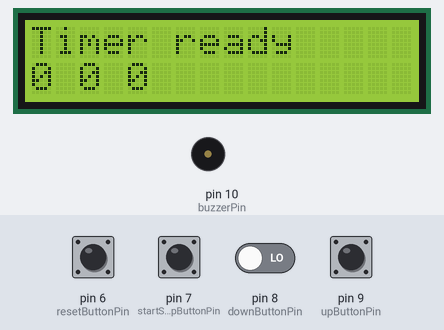
Bench run of a sketch on a simulated Arduino Uno, built with avr-gcc and run on an emulated ATmega328P. Parts: 16×2 character LCD, buzzer (waves = sounding). The inputs (shaded band) are chosen by the test bench; at power-on: pin 6 (resetButtonPin), pin 7 (startStopButtonPin), pin 8 (downButtonPin), pin 9 (upButtonPin) LOW.

Above: at 1.2 s.
1.3 s: pin 7 (startStopButtonPin) pulled HIGH for 0.15 s
At 2.5 s:
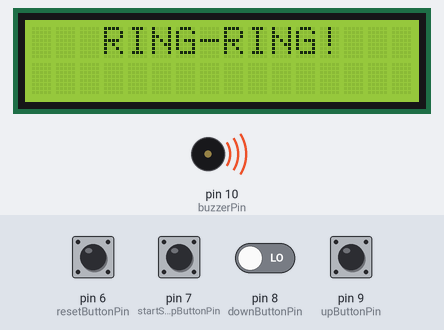
2.9 s: pin 6 (resetButtonPin) pulled HIGH for 0.15 s
At 4.1 s:
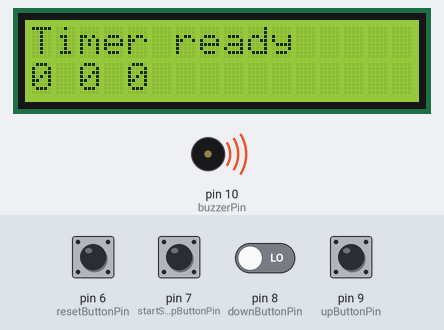
4.5 s: pin 7 (startStopButtonPin) pulled HIGH for 1 s
At 5.7 s:
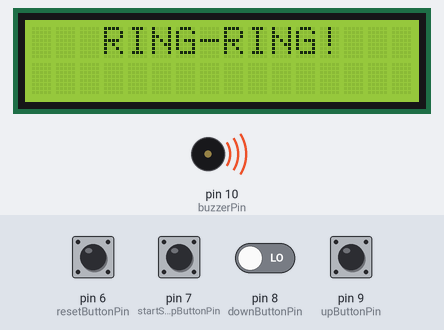
7.0 s: pin 6 (resetButtonPin) pulled HIGH for 1 s
At 8.1 s:
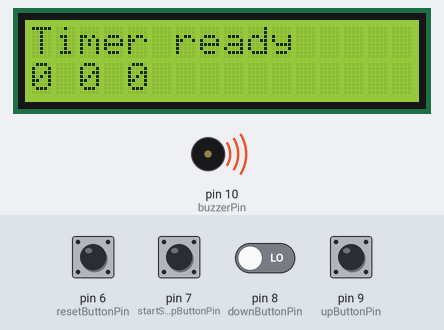
9.5 s: pin 6 (resetButtonPin) driven HIGH and pin 8 (downButtonPin) driven HIGH
At 12.0 s:
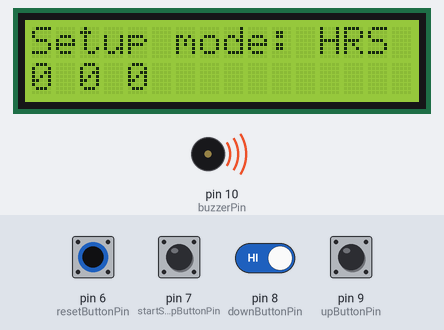
12.3 s: pin 7 (startStopButtonPin) pulled HIGH for 0.15 s
At 12.6 s:
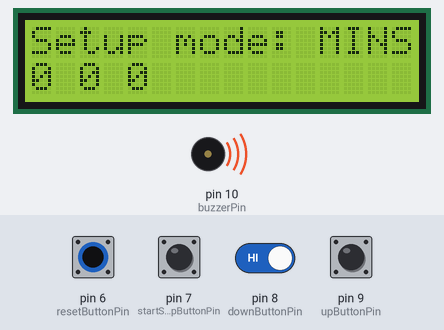
Timing chart, 0 to 14.9 s (numbered marks = the images above; inputs shaded):
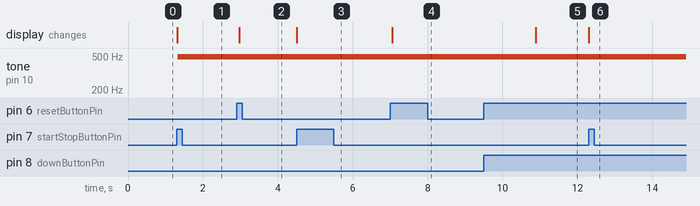

The sketch:

code.ino
```cpp
/*
    Program Timer Penghitung Waktu Mundur
*/
#include <LiquidCrystal.h>  //Pendeklarasian Library
#include <TimeLib.h>

LiquidCrystal lcd(12, 11, 5, 4, 3, 2);  // Pemilihan Pin dan pendeklarasian variabel
const int buzzerPin = 10;
const int resetButtonPin = 6;
const int startStopButtonPin = 7;
const int downButtonPin = 8;
const int upButtonPin = 9;

int setupHours = 0;
int setupMinutes = 0;
int setupSeconds = 0;
time_t setupTime = 0;

int currentHours = 0;
int currentMinutes = 0;
int currentSeconds = 0;
time_t currentTime = 0;
time_t startTime = 0;
time_t elapsedTime = 0;

int resetButtonState = LOW;
long resetButtonLongPressCounter = 0;
int startStopButtonState = LOW;
int upButtonState = LOW;
int downButtonState = LOW;
int resetButtonPrevState = LOW;
int startStopButtonPrevState = LOW;
int upButtonPrevState = LOW;
int downButtonPrevState = LOW;
bool resetButtonPressed = false;
bool resetButtonLongPressed = false;
bool startStopButtonPressed = false;
bool upButtonPressed = false;
bool downButtonPressed = false;

const int MODE_IDLE = 0;
const int MODE_SETUP = 1;
const int MODE_RUNNING = 2;
const int MODE_RINGING = 3;

int currentMode = MODE_IDLE;

int dataSelection = 0;

void setup() { //Pengaturan Pin dan Variabel
lcd.begin(16, 2);
pinMode(resetButtonPin, INPUT);
pinMode(startStopButtonPin, INPUT);
pinMode(upButtonPin, INPUT);
pinMode(downButtonPin, INPUT);
pinMode(buzzerPin, OUTPUT);
Serial.begin(9600);
}

void loop() {  //Perulangan Program
startStopButtonPressed = false;
upButtonPressed = false;
downButtonPressed = false;
resetButtonPressed = false;
resetButtonLongPressed = false;
resetButtonState = digitalRead(resetButtonPin);
if (resetButtonState != resetButtonPrevState){
    resetButtonPressed = resetButtonState == HIGH;
    resetButtonPrevState = resetButtonState;
}
  else  // apabila dipencet lama
{
    if (resetButtonState == HIGH)
    {
    resetButtonLongPressCounter++;
    if (resetButtonLongPressCounter == 100)
    {
        resetButtonPressed = false;
        resetButtonLongPressed = true;
        resetButtonLongPressCounter = 0;
    }
    }
    else
    {
    resetButtonLongPressCounter = 0;
    resetButtonPressed = false;
    resetButtonLongPressed = false;
    }
}

  //Start dan Stop button
startStopButtonPressed = false;
startStopButtonState = digitalRead(startStopButtonPin);
if (startStopButtonState != startStopButtonPrevState)
{
    startStopButtonPressed = startStopButtonState == HIGH;
    startStopButtonPrevState = startStopButtonState;
}

  //Down button
downButtonPressed = false;
downButtonState = digitalRead(downButtonPin);
if (downButtonState != downButtonPrevState){
    downButtonPressed = downButtonState == HIGH;
    downButtonPrevState = downButtonState;
}

  //Up button
upButtonPressed = false;
upButtonState = digitalRead(upButtonPin);
if (upButtonState != upButtonPrevState){
    upButtonPressed = upButtonState == HIGH;
    upButtonPrevState = upButtonState;
    }

  //Mode management
switch (currentMode)
{
    case MODE_IDLE:
    if (resetButtonPressed)
    {
        Reset();
    }
    if (resetButtonLongPressed)
    {
        currentMode = MODE_SETUP;
    }
    if (startStopButtonPressed)
    {
        currentMode = currentMode == MODE_IDLE ? MODE_RUNNING : MODE_IDLE;
        if (currentMode == MODE_RUNNING)
        {
          // START TIMER!
        startTime = now();
        }
    }
    break;

    case MODE_SETUP:
    if (resetButtonPressed)
    {
        //keluar mode setup
        setupTime = setupSeconds + (60 * setupMinutes) + (3600 * setupHours);
        currentHours = setupHours;
        currentMinutes = setupMinutes;
        currentSeconds = setupSeconds;
        dataSelection = 0;
        currentMode = MODE_IDLE;
    }
    if (startStopButtonPressed)
    {
        // Pilih data berikutnya untuk disesuaikan
        dataSelection++;
        if (dataSelection == 3)
        {
        dataSelection = 0;
        }
    }
    if (downButtonPressed)
    {
        switch (dataSelection)
        {
          case 0: // jam
            setupHours--;
            if (setupHours == -1)
            {
            setupHours = 99;
            }
            break;
          case 1: // menit
            setupMinutes--;
            if (setupMinutes == -1)
            {
            setupMinutes = 59;
            }
            break;
          case 2: // detik
            setupSeconds--;
            if (setupSeconds == -1)
            {
            setupSeconds = 59;
            }
            break;
        }
    }
    if (upButtonPressed)
    {
        switch (dataSelection)
        {
          case 0: // jam
            setupHours++;
            if (setupHours == 100)
            {
            setupHours = 0;
            }
            break;
          case 1: // menit
            setupMinutes++;
            if (setupMinutes == 60)
            {
            setupMinutes = 0;
            }
            break;
          case 2: // detik
            setupSeconds++;
            if (setupSeconds == 60)
            {
            setupSeconds = 0;
            }
            break;
        }
    }
    break;

    case MODE_RUNNING:
    if (startStopButtonPressed)
    {
        currentMode = MODE_IDLE;
    }
    if (resetButtonPressed)
    {
        Reset();
        currentMode = MODE_IDLE;
    }
    break;

    case MODE_RINGING:
    if (resetButtonPressed || startStopButtonPressed || downButtonPressed || upButtonPressed)
    {
        currentMode = MODE_IDLE;
    }
    break;
}

/*
    Time management
  */
switch (currentMode)
{
    case MODE_IDLE:
    case MODE_SETUP:
      // NOP
    break;
    case MODE_RUNNING:
    currentTime = setupTime - (now() - startTime);
    if (currentTime <= 0)
    {
        currentMode = MODE_RINGING;
    }
    break;
    case MODE_RINGING:
    analogWrite(buzzerPin, 20);
    delay(20);
    analogWrite(buzzerPin, 0);
    delay(40);
    break;
}
/*
    LCD management
  */
  //lcd.clear();
lcd.setCursor(0, 0);
switch (currentMode)
{
    case MODE_IDLE:
    lcd.print("Timer ready     ");
    lcd.setCursor(0, 1);
    lcd.print(currentHours);
    lcd.print(" ");
    lcd.print(currentMinutes);
    lcd.print(" ");
    lcd.print(currentSeconds);
    lcd.print("    ");
    break;
    case MODE_SETUP:
    lcd.print("Setup mode: ");
    switch (dataSelection)
    {
        case 0:
        lcd.print("HRS ");
        break;
        case 1:
        lcd.print("MINS");
        break;
        case 2:
        lcd.print("SECS");
        break;
    }
    lcd.setCursor(0, 1);
    lcd.print(setupHours);
    lcd.print(" ");
    lcd.print(setupMinutes);
    lcd.print(" ");
    lcd.print(setupSeconds);
    lcd.print("    ");
    break;
    case MODE_RUNNING:
    lcd.print("Counting down...");
    lcd.setCursor(0, 1);
    if (hour(currentTime) < 10) lcd.print("0");
    lcd.print(hour(currentTime));
    lcd.print(":");
    if (minute(currentTime) < 10) lcd.print("0");
    lcd.print(minute(currentTime));
    lcd.print(":");
    if (second(currentTime) < 10) lcd.print("0");
    lcd.print(second(currentTime));
    break;
    case MODE_RINGING:
    lcd.print("   RING-RING!   ");
    lcd.setCursor(0, 1);
    lcd.print("                ");
    break;
}
delay(10);
}

void Reset(){
currentMode = MODE_IDLE;
currentHours = setupHours;
currentMinutes = setupMinutes;
currentSeconds = setupSeconds;
}
```

Measured:
- after the input at 1.3 s, tone on pin 10 (buzzerPin): silent → 490 Hz at once; the display: changes at once (image 1)
- after the input at 2.9 s, the display: changes after 0.07 s (image 2)
- after the input at 4.5 s, the display: changes at once (image 3)
- after the input at 7.0 s, the display: changes after 0.06 s (image 4)
- after the input at 9.5 s, the display: changes after 1.4 s (image 5)
- after the input at 12.3 s, the display: changes at once (image 6)
